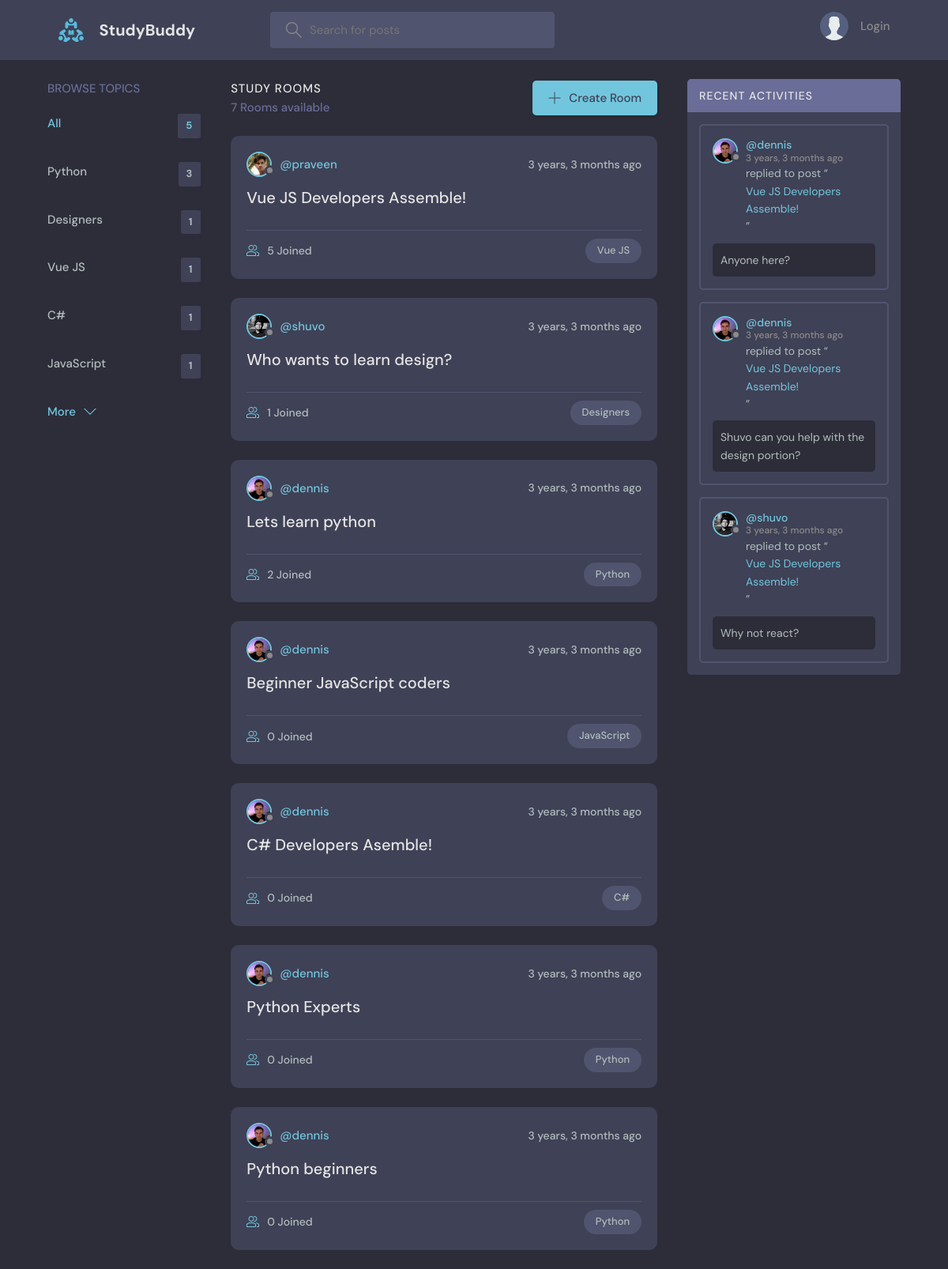
The page / on the database its author committed.
### base/models.py (models this page shows, shortened)
class Topic(models.Model):
    name = models.CharField(max_length=200)

class Room(models.Model):
    host = models.ForeignKey(User, on_delete=models.SET_NULL, null=True)
    topic = models.ForeignKey(Topic, on_delete=models.SET_NULL, null=True)
    name = models.CharField(max_length=200)
    description = models.TextField(null=True, blank=True)
    participants = models.ManyToManyField(
        User, related_name='participants', blank=True)
    updated = models.DateTimeField(auto_now=True)
    created = models.DateTimeField(auto_now_add=True)
    class Meta:
        ordering = ['-updated', '-created']
    def __str__(self):
        return self.name

class User(AbstractUser):
    name = models.CharField(max_length=200, null=True)
    email = models.EmailField(unique=True, null=True)
    bio = models.TextField(null=True)
    avatar = models.ImageField(null=True, default="avatar.svg")
    USERNAME_FIELD = 'email'
    REQUIRED_FIELDS = ['username']  # Add 'username' or other fields if required
    objects = CustomUserManager()

class Message(models.Model):
    user = models.ForeignKey(User, on_delete=models.CASCADE)
    room = models.ForeignKey(Room, on_delete=models.CASCADE)
    body = models.TextField()
    updated = models.DateTimeField(auto_now=True)
    created = models.DateTimeField(auto_now_add=True)
    class Meta:
        ordering = ['-updated', '-created']

### base/views.py (the view)
# urls.py: path('', views.home, name="home"),
def home(request):
    q = request.GET.get('q') if request.GET.get('q') != None else ''
    rooms = Room.objects.filter(
        Q(topic__name__icontains=q) |
        Q(name__icontains=q) |
        Q(description__icontains=q)
    )
    topics = Topic.objects.all()[0:5]
    room_count = rooms.count()
    room_messages = Message.objects.filter(
        Q(room__topic__name__icontains=q))[0:3]
    context = {'rooms': rooms, 'topics': topics,
               'room_count': room_count, 'room_messages': room_messages}
    return render(request, 'base/home.html', context)

### base/templates/base/home.html (shortened to what this page needs)
{% extends 'main.html' %}
{% block content %}
<main class="layout layout--3">
  <div class="container">
    {% include 'base/topics_component.html' %}
    <div class="roomList">
      <div class="roomList__header">
        <div>
          <h2>Study Rooms</h2>
          <p>{{room_count}} Rooms available</p>
        </div>
        <a class="btn btn--main" href="{% url 'create-room' %}">
          <svg version="1.1" xmlns="http://www.w3.org/2000/svg" width="32" height="32" viewBox="0 0 32 32">
            <title>add</title>
            <path
              d="M16.943 0.943h-1.885v14.115h-14.115v1.885h14.115v14.115h1.885v-14.115h14.115v-1.885h-14.115v-14.115z">
            </path>
          </svg>
          Create Room
        </a>
      </div>
      {% include 'base/feed_component.html' %}
    </div>
    {% include 'base/activity_component.html' %}
  </div>
</main>
{% endblock %}

### base/templates/base/topics_component.html
<div class="topics">
    <div class="topics__header">
        <h2>Browse Topics</h2>
    </div>
    <ul class="topics__list">
        <li>
            <a href="{% url 'home' %}" class="active">All <span>{{topics.count}}</span></a>
        </li>
        {% for topic in topics %}
        <li>
            <a href="{% url 'home' %}?q={{topic.name}}">{{topic.name}}<span>{{topic.room_set.all.count}}</span></a>
        </li>
        {% endfor %}
    </ul>
    <a class="btn btn--link" href="{% url 'topics' %}">
        More
        <svg version="1.1" xmlns="http://www.w3.org/2000/svg" width="32" height="32" viewBox="0 0 32 32">
            <title>chevron-down</title>
            <path d="M16 21l-13-13h-3l16 16 16-16h-3l-13 13z"></path>
        </svg>
    </a>
</div>

### base/templates/base/feed_component.html (shortened to what this page needs)
{% for room in rooms %}
<div class="roomListRoom">
    <div class="roomListRoom__header">
        <a href="{% url 'user-profile' room.host.id %}" class="roomListRoom__author">
            <div class="avatar avatar--small">
                <img src="{{room.host.avatar.url}}" />
            </div>
            <span>@{{room.host.username}}</span>
        </a>
        <div class="roomListRoom__actions">
            <span>{{room.created|timesince}} ago</span>
        </div>
    </div>
    <div class="roomListRoom__content">
        <a href="{% url 'room' room.id %}">{{room.name}}</a>
    </div>
    <div class="roomListRoom__meta">
        <a href="{% url 'room' room.id %}" class="roomListRoom__joined">
            {{room.participants.all.count}} Joined
        </a>
        <p class="roomListRoom__topic">{{room.topic.name}}</p>
    </div>
</div>
{% endfor %}

### base/templates/base/activity_component.html (shortened to what this page needs)
<div class="activities">
    <div class="activities__header">
        <h2>Recent Activities</h2>
    </div>
    {% for message in room_messages %}
    <div class="activities__box">
        <div class="activities__boxHeader roomListRoom__header">
            <a href="{% url 'user-profile' message.user.id %}" class="roomListRoom__author">
                <div class="avatar avatar--small">
                    <img src="{{message.user.avatar.url}}" />
                </div>
                <p>
                    @{{message.user.username}}
                    <span>{{message.created|timesince}} ago</span>
                </p>
            </a>
        </div>
        <div class="activities__boxContent">
            <p>replied to post “<a href="{% url 'room' message.room.id %}">{{message.room}}</a>”</p>
            <div class="activities__boxRoomContent">{{message.body}}</div>
        </div>
    </div>
    {% endfor %}
</div>

### rows shown on the page
Topic: name "Python", room_set.all.count "3"
Topic: name "Designers", room_set.all.count "1"
Topic: name "Vue JS", room_set.all.count "1"
Topic: name "C#", room_set.all.count "1"
Topic: name "JavaScript", room_set.all.count "1"
Room: host.avatar (picture), host.username "praveen", created "3 years, 3 months", name "Vue JS Developers Assemble!", participants.all.count "5", topic.name "Vue JS"
Room: host.avatar (picture), host.username "shuvo", created "3 years, 3 months", name "Who wants to learn design?", participants.all.count "1", topic.name "Designers"
Room: host.avatar (picture), host.username "dennis", created "3 years, 3 months", name "Lets learn python", participants.all.count "2", topic.name "Python"
Room: host.avatar (picture), host.username "dennis", created "3 years, 3 months", name "Beginner JavaScript coders", participants.all.count "0", topic.name "JavaScript"
Room: host.avatar (picture), host.username "dennis", created "3 years, 3 months", name "C# Developers Asemble!", participants.all.count "0", topic.name "C#"
Room: host.avatar (picture), host.username "dennis", created "3 years, 3 months", name "Python Experts", participants.all.count "0", topic.name "Python"
Room: host.avatar (picture), host.username "dennis", created "3 years, 3 months", name "Python beginners", participants.all.count "0", topic.name "Python"
Message: user.avatar (picture), user.username "dennis", created "3 years, 3 months", room "Vue JS Developers Assemble!", body "Anyone here?"
Message: user.avatar (picture), user.username "dennis", created "3 years, 3 months", room "Vue JS Developers Assemble!", body "Shuvo can you help with the design portion?"
Message: user.avatar (picture), user.username "shuvo", created "3 years, 3 months", room "Vue JS Developers Assemble!", body "Why not react?"

### other values the page prints
{{ topics.count }} "5"
{{ room_count }} "7"
